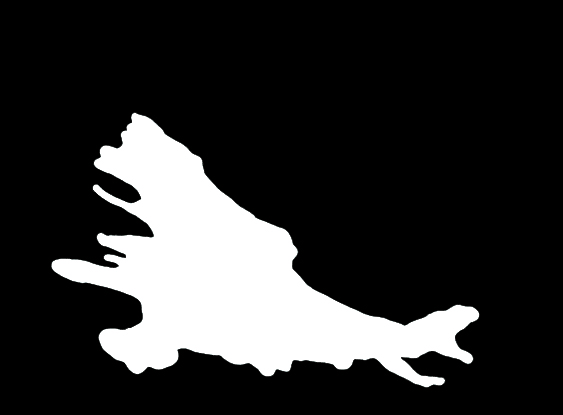
#> input picture sampleTraces/trace1.jpg, 563 x 415 px; its folder holds 4 pictures in this run
$ jupyter execute --allow-errors 'bwdist demo.ipynb'   (shell and % lines are left out)   (Python 2 division)
#> lines starting #> are read from the running program, lines starting #| are printed output that depends on the picture; after the words box and inside, x2 and y2 are one past the last pixel; in counts of white or black regions, pixels touching at a corner belong together
[cell 1]
import matplotlib.pyplot as plt
from matplotlib.pyplot import imshow
import numpy as np
from scipy import ndimage
from PIL import Image
import glob


im_paths = glob.glob('sampleTraces/trace*.jpg')
ims = list()
for path in im_paths:
    image = Image.open(path)
#> image is the input picture: PIL image 563x415 RGB; mean R, G, B 48.5, 48.5, 48.5
    # > 128 cause of jpg compression
    ims.append((np.asarray(image)[:,:,0] > 128))

#> (the rest of this cell did not finish here and is left out)

[cell 2]
# Various measures of distance
# Assume im1 and im2 are binary images

def dice(im1, im2):
    # Sorensen-Dice coefficient
    # https://en.wikipedia.org/wiki/Sørensen–Dice_coefficient
    return np.sum(im1==im2)*2.0 / (np.sum(im1) + np.sum(im2))

def mse(im1, im2):
    # Mean Squared Error AKA L2 loss
    # Lower is better
    return np.sqrt(np.sum(np.subtract(im1.astype('float64'), im2.astype('float64'))**2))

def manhattan(im1, im2):
    # Manhattan distance AKA L1 loss
    # https://en.wikipedia.org/wiki/Taxicab_geometry
    return np.sum(np.abs(np.subtract(im1.astype('float64'), im2.astype('float64'))))

def dist_loss_l1(im1, im2):
    distmap = ndimage.distance_transform_edt(im1)+ ndimage.distance_transform_edt(im1==0)
    return np.sum(distmap[im1 != im2])

def dist_loss_l2(im1, im2):
    distmap = ndimage.distance_transform_edt(im1)+ ndimage.distance_transform_edt(im1==0)
    return np.sqrt(np.sum(distmap[im1 != im2]**2))

import skfmm
def get_geodesic_dist(im1, im2):
    #determines the shortest distance to travel from the consensus area to each point of the non-consensus area
    d1 = skfmm.distance(np.ma.MaskedArray(im1==0, ~im2))
    d2 = skfmm.distance(np.ma.MaskedArray(im2==0, ~im1))
    d_out = np.zeros(d1.shape)
    d_out[im2>0] = d1[im2>0]
    d_out[im1>0] = d_out[im1>0] + d2[im1>0]
    return d_out

def geodesic_distance_l1(im1, im2):
    return np.sum(get_geodesic_dist(im1, im2))

def geodesic_distance_l2(im1, im2):
    return np.sqrt(np.sum(get_geodesic_dist(im1, im2)**2))


#> (the rest of this cell did not finish here and is left out)

[cell 3]
import skfmm


fig = plt.figure()
#> (the rest of this cell did not finish here and is left out)

[cell 4]
import time

plt.figure()
#> (the rest of this cell did not finish here and is left out)

[cell 5]
import numpy as np
import pylab as plt
import skfmm

X, Y = np.meshgrid(np.linspace(-1,1,201), np.linspace(-1,1,201))
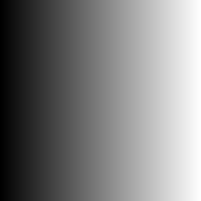
#> X: shape (201, 201) float64; min -1, max 1, mean 2.64e-17; drawn with min black and max white
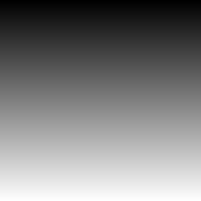
#> Y: shape (201, 201) float64; min -1, max 1, mean 4.5e-17; drawn with min black and max white
phi = -1*np.ones_like(X)
#> phi: shape (201, 201) float64; every value is -1

phi[X>-0.5] = 1
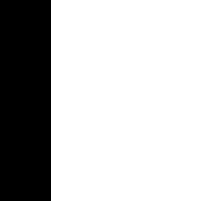
#> phi: shape (201, 201) float64; values -1 (black) and 1 (white), 74.6% white; 1 black region, box (x1, y1, x2, y2) and area: (0, 0, 51, 201) 10251
phi[np.logical_and(np.abs(Y)<0.25, X>-0.75)] = 1
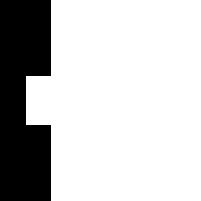
#> phi: shape (201, 201) float64; values -1 (black) and 1 (white), 77.7% white; 1 black region, box (x1, y1, x2, y2) and area: (0, 0, 51, 201) 9026
plt.contour(X, Y, phi,[0], linewidths=(3), colors='black')
plt.title('Boundary location: the zero contour of phi')
plt.savefig('2d_phi.png')
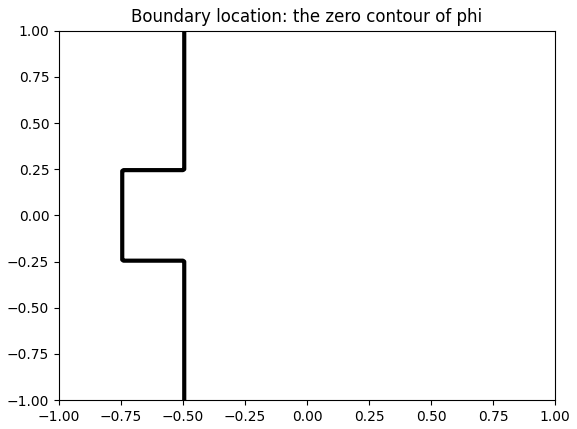
#> figure drawn by matplotlib, 1 panel
plt.show()

#> (the rest of this cell did not finish here and is left out)

[cell 6]
import numpy as np
import pylab as plt
from skfmm import extension_velocities

N     = 150
X, Y  = np.meshgrid(np.linspace(-1, 1, N), np.linspace(-1, 1, N))
#> X: shape (150, 150) float64
#> Y: shape (150, 150) float64
r     = 1.75
dx    = 2.0 / (N - 1)
phi   = (X) ** 2 + (Y+1.85) ** 2 - r ** 2
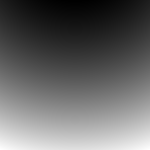
#> phi: shape (150, 150) float64; min -2.34, max 6.06, mean 1.04; drawn with min black and max white
speed = X+1.25

#> (the rest of this cell did not finish here and is left out)
